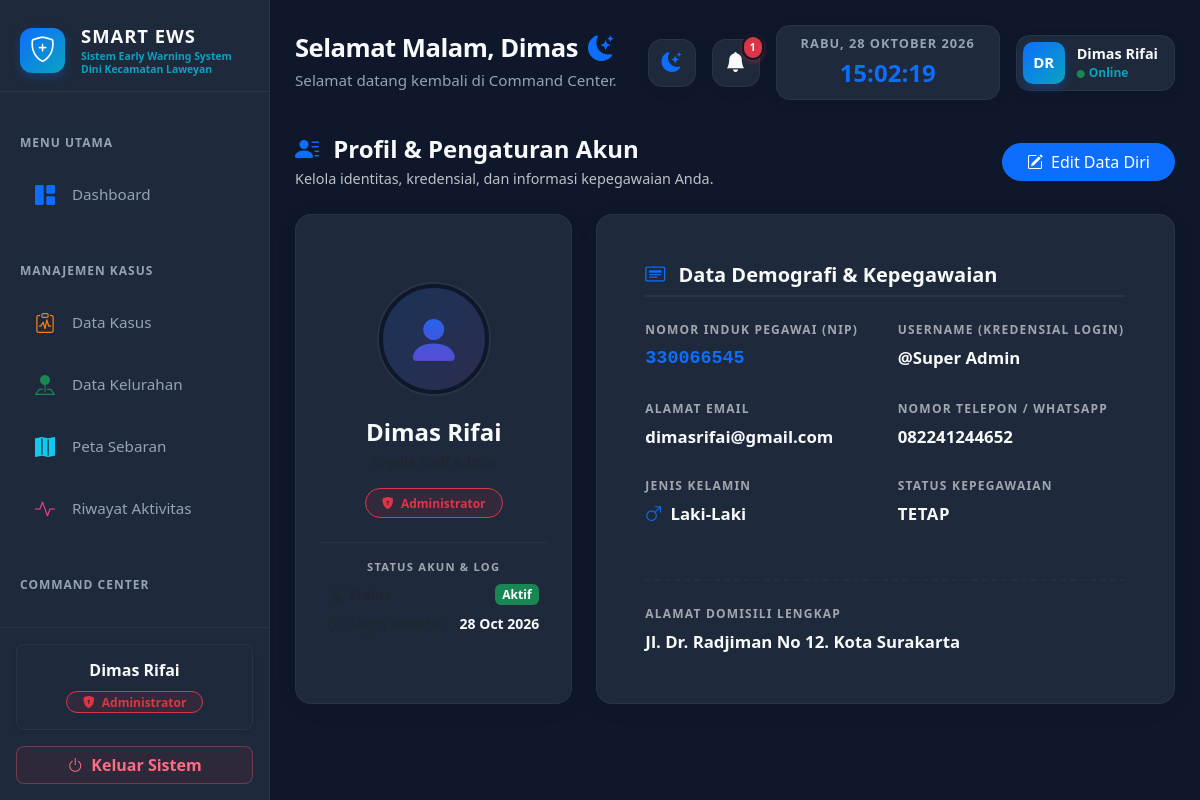
Screenshot of /pages/profil/index.php (signed in) with the database file from the repository.
### tables this page shows
CREATE TABLE `tabel_role` (
  `id_role` int NOT NULL,
  `nama_role` varchar(50) NOT NULL,
  `deskripsi` text,
  `created_at` timestamp NULL DEFAULT CURRENT_TIMESTAMP
);

CREATE TABLE `tabel_pengguna` (
  `id_pengguna` int NOT NULL,
  `id_role` int NOT NULL,
  `nama_lengkap` varchar(100) NOT NULL,
  `username` varchar(50) NOT NULL,
  `password_hash` varchar(255) NOT NULL,
  `email` varchar(100) DEFAULT NULL,
  `nip` varchar(50) DEFAULT NULL,
  `jabatan` varchar(100) DEFAULT NULL,
  `no_telepon` varchar(20) DEFAULT NULL,
  `jenis_kelamin` enum('L','P') DEFAULT NULL COMMENT 'L = Laki-laki, P = Perempuan',
  `alamat` text,
  `status_kepegawaian` enum('tetap','kontrak','magang') DEFAULT NULL,
  `status_aktif` enum('aktif','nonaktif') DEFAULT 'aktif',
  `last_login` timestamp NULL DEFAULT NULL,
  `created_at` timestamp NULL DEFAULT CURRENT_TIMESTAMP,
  `updated_at` timestamp NULL DEFAULT CURRENT_TIMESTAMP ON UPDATE CURRENT_TIMESTAMP
);

### pages/profil/index.php (the view, shortened to what this page needs)
<?php
require_once '../../config/koneksi.php';
$id_role      = $_SESSION['id_role'];
$nama_lengkap = $_SESSION['nama_lengkap'];
$query_role = mysqli_query($koneksi, "SELECT nama_role FROM tabel_role WHERE id_role = '$id_role'");
$nama_role  = ($row = mysqli_fetch_assoc($query_role)) ? $row['nama_role'] : "User";
$id_pengguna_aktif = $_SESSION['id_pengguna'];
$query_profil = mysqli_query($koneksi, "
    SELECT p.*, r.nama_role, r.deskripsi
    FROM tabel_pengguna p
    JOIN tabel_role r ON p.id_role = r.id_role
    WHERE p.id_pengguna = '$id_pengguna_aktif'
");
$profil = mysqli_fetch_assoc($query_profil);
include '../../layout/header.php';
include '../../layout/sidebar.php';
?>
<div id="main-content">
    <?php include '../../layout/topbar.php'; ?>
    <div class="row mb-4 align-items-center mt-2">
        <div class="col-md-7">
            <h4 class="text-dynamic fw-bold mb-1"><i class="bi bi-person-lines-fill text-primary me-2"></i> Profil & Pengaturan Akun</h4>
            <p class="text-dynamic mb-0" style="opacity: 0.75; font-size: 0.9rem;">Kelola identitas, kredensial, dan informasi kepegawaian Anda.</p>
        </div>
        <div class="col-md-5 text-md-end mt-3 mt-md-0">
            <a href="edit_profil.php" class="btn btn-primary shadow-sm rounded-pill px-4 fw-medium">
                <i class="bi bi-pencil-square me-1"></i> Edit Data Diri
            </a>
        </div>
    </div>
    <div class="row g-4">
        <div class="col-lg-4 col-md-5">
            <div class="panel-card p-4 text-center d-flex flex-column justify-content-center">
                <div class="profile-icon-wrapper">
                    <i class="bi bi-person-fill"></i>
                </div>
                <h4 class="fw-bold text-dynamic mb-1"><?php echo htmlspecialchars($profil['nama_lengkap']); ?></h4>
                <div class="text-muted small mb-3">
                </div>
                <div>
                    <?php if ($profil['id_role'] == 1): ?>
                        <span class="badge bg-danger bg-opacity-10 text-danger border border-danger rounded-pill px-3 py-2">
                            <i class="bi bi-shield-lock-fill me-1"></i> <?php echo htmlspecialchars($profil['nama_role']); ?>
                        </span>
                    <?php else: ?>
                        <span class="badge bg-info bg-opacity-10 text-info border border-info rounded-pill px-3 py-2">
                            <i class="bi bi-shield-check me-1"></i> <?php echo htmlspecialchars($profil['nama_role']); ?>
                        </span>
                    <?php endif; ?>
                </div>
                <div class="mt-4 pt-3 border-top" style="border-color: var(--border-color) !important;">
                    <div class="profile-label" style="font-size: 0.7rem;">Status Akun & Log</div>
                    <div class="d-flex justify-content-between align-items-center px-2 mt-2">
                        <span class="small text-muted"><i class="bi bi-person-check me-1"></i> Status</span>
                        <span class="badge bg-success">Aktif</span>
                    </div>
                    <div class="d-flex justify-content-between align-items-center px-2 mt-2">
                        <span class="small text-muted"><i class="bi bi-clock-history me-1"></i> Login Terakhir</span>
                        <span class="small fw-semibold text-dynamic">
                            <?php echo ($profil['last_login'] != null) ? date('d M Y', strtotime($profil['last_login'])) : '-'; ?>
                        </span>
                    </div>
                </div>
            </div>
        </div>
        <div class="col-lg-8 col-md-7">
            <div class="panel-card p-4 p-md-5">
                <h5 class="fw-bold text-dynamic mb-4 pb-2" style="border-bottom: 2px solid var(--border-color);"><i class="bi bi-card-heading me-2 text-primary"></i> Data Demografi & Kepegawaian</h5>
                <div class="row">
                    <div class="col-md-6">
                        <div class="profile-label">Nomor Induk Pegawai (NIP)</div>
                        <div class="profile-value" style="font-family: monospace; font-size: 1.15rem; color: #0d6efd;">
                            <?php echo !empty($profil['nip']) ? htmlspecialchars($profil['nip']) : '<span class="text-muted fst-italic" style="font-size: 0.9rem;">Belum diinput</span>'; ?>
                        </div>
                    </div>
                    <div class="col-md-6">
                        <div class="profile-label">Username (Kredensial Login)</div>
                        <div class="profile-value">@<?php echo htmlspecialchars($profil['username']); ?></div>
                    </div>
                    <div class="col-md-6">
                        <div class="profile-label">Alamat Email</div>
                        <div class="profile-value">
                            <?php echo !empty($profil['email']) ? htmlspecialchars($profil['email']) : '<span class="text-muted fst-italic" style="font-size: 0.9rem;">Belum diinput</span>'; ?>
                        </div>
                    </div>
                    <div class="col-md-6">
                        <div class="profile-label">Nomor Telepon / WhatsApp</div>
                        <div class="profile-value">
                            <?php echo !empty($profil['no_telepon']) ? htmlspecialchars($profil['no_telepon']) : '<span class="text-muted fst-italic" style="font-size: 0.9rem;">Belum diinput</span>'; ?>
                        </div>
                    </div>
                    <div class="col-md-6">
                        <div class="profile-label">Jenis Kelamin</div>
                        <div class="profile-value">
                            <?php
                                if ($profil['jenis_kelamin'] == 'L') echo '<i class="bi bi-gender-male text-primary me-1"></i> Laki-Laki';
                                elseif ($profil['jenis_kelamin'] == 'P') echo '<i class="bi bi-gender-female text-danger me-1"></i> Perempuan';
                                else echo '<span class="text-muted fst-italic" style="font-size: 0.9rem;">Belum diinput</span>';
                            ?>
                        </div>
                    </div>
                    <div class="col-md-6">
                        <div class="profile-label">Status Kepegawaian</div>
                        <div class="profile-value text-uppercase" style="letter-spacing: 0.5px;">
                            <?php echo !empty($profil['status_kepegawaian']) ? htmlspecialchars($profil['status_kepegawaian']) : '<span class="text-muted fst-italic text-capitalize" style="font-size: 0.9rem; letter-spacing: 0;">Belum diinput</span>'; ?>
                        </div>
                    </div>
                    <div class="col-12"><div class="custom-divider"></div></div>
                    <div class="col-12">
                        <div class="profile-label">Alamat Domisili Lengkap</div>
                        <div class="profile-value mb-0" style="line-height: 1.6;">
                            <?php echo !empty($profil['alamat']) ? nl2br(htmlspecialchars($profil['alamat'])) : '<span class="text-muted fst-italic" style="font-size: 0.9rem;">Belum diinput</span>'; ?>
                        </div>
                    </div>
                </div>
            </div>
        </div>
    </div>
</div>
<?php include '../../layout/footer.php'; ?>

### layout/sidebar.php (shortened to what this page needs)
<?php
$current = $_SERVER['REQUEST_URI'];
function isActive(string $keyword, string $current): string {
    return strpos($current, $keyword) !== false ? 'active' : '';
}
$role_badge_class = '';
$role_icon = '';
if (isset($_SESSION['id_role']) && $_SESSION['id_role'] == 1) {
    $role_badge_class = 'bg-danger bg-opacity-10 text-danger border border-danger';
    $role_icon = 'bi-shield-lock-fill';
} else {
    $role_badge_class = 'bg-info bg-opacity-10 text-info border border-info';
    $role_icon = 'bi-person-badge';
}
?>
<div id="sidebar" class="shadow-sm">
    <div class="sidebar-brand mb-3 pb-3 border-bottom d-flex align-items-center" style="border-color: var(--border-color) !important;">
        <div class="brand-app-icon me-3">
            <i class="bi bi-shield-plus text-white" style="font-size: 1.6rem;"></i>
        </div>
        <div style="flex: 1;">
            <h5 class="mb-0 fw-bold text-dynamic" style="letter-spacing: 1px; font-size: 1.15rem;">SMART EWS</h5>
            <small class="fw-bold" style="color: #0aa2c0; font-size: 0.65rem; line-height: 1.2; display: block; margin-top: 3px;">
                Sistem Early Warning System Dini Kecamatan Laweyan
            </small>
        </div>
    </div>
    <div class="sidebar-scroll pb-3">
        <ul class="nav flex-column mt-2 mb-auto gap-1">
            <li class="menu-title mt-2">Menu Utama</li>
            <li class="nav-item">
                <a href="/ews_laweyan/pages/dashboard/index.php" class="nav-link menu-item <?= isActive('/dashboard/', $current); ?>">
                    <i class="bi bi-grid-1x2-fill menu-icon" style="color: #0d6efd;"></i>
                    <span class="menu-text">Dashboard</span>
                </a>
            </li>
            <li class="menu-title mt-4">Manajemen Kasus</li>
            <li class="nav-item">
                <a href="/ews_laweyan/pages/kasus/index.php" class="nav-link menu-item <?= isActive('/kasus/', $current); ?>">
                    <i class="bi bi-clipboard-pulse menu-icon" style="color: #fd7e14;"></i>
                    <span class="menu-text">Data Kasus</span>
                </a>
            </li>
            <li class="nav-item">
                <a href="/ews_laweyan/pages/kelurahan/index.php" class="nav-link menu-item <?= isActive('/kelurahan/', $current); ?>">
                    <i class="bi bi-pin-map-fill menu-icon" style="color: #198754;"></i>
                    <span class="menu-text">Data Kelurahan</span>
                </a>
            </li>
            <li class="nav-item">
                <a href="/ews_laweyan/pages/peta/index.php" class="nav-link menu-item <?= isActive('/peta/', $current); ?>">
                    <i class="bi bi-map-fill menu-icon" style="color: #0dcaf0;"></i>
                    <span class="menu-text">Peta Sebaran</span>
                </a>
            </li>
            <li class="nav-item">
                <a href="/ews_laweyan/pages/notifikasi/riwayat_aktivitas.php" class="nav-link menu-item <?= isActive('/riwayat_aktivitas', $current); ?>">
                    <i class="bi bi-activity menu-icon" style="color: #e83e8c;"></i>
                    <span class="menu-text">Riwayat Aktivitas</span>
                </a>
            </li>
            <li class="menu-title mt-4">Command Center</li>
            <li class="nav-item">
                <a href="/ews_laweyan/pages/notifikasi/index.php" class="nav-link menu-item <?= isActive('/notifikasi/index', $current); ?>">
                    <span class="menu-text">Pusat Notifikasi</span>
                </a>
            </li>
        </ul>
    </div>
    <div class="mt-auto p-3 border-top" style="border-color: var(--border-color) !important;">
        <div class="bottom-profile-card shadow-sm mb-3 text-center rounded-3 p-2 pb-3">
            <h6 class="text-dynamic mb-2 fw-bold mt-2"><?= htmlspecialchars($nama_lengkap); ?></h6>
            <span class="badge <?= $role_badge_class; ?> px-3 py-1 rounded-pill" style="font-weight: 600;">
                <i class="bi <?= $role_icon; ?> me-1"></i> <?= htmlspecialchars($nama_role); ?>
            </span>
        </div>
        <a href="/ews_laweyan/auth/logout.php" class="btn btn-logout-soft w-100 fw-semibold rounded-3 d-flex align-items-center justify-content-center">
            <i class="bi bi-power me-2"></i> Keluar Sistem
        </a>
    </div>
</div>

### layout/header.php (style rules this page uses)
:root, [data-theme="dark"] { --bg-body: #0f172a; --bg-panel: #1e293b; --text-main: #f8fafc; --text-muted: #94a3b8; --accent-blue: #2563eb; --accent-red: #ef4444; --border-color: rgba(255,255,255,0.05); --shadow-color: rgba(0,0,0,0.2); --hover-bg: rgba(255,255,255,0.05); }
body { background-color: var(--bg-body); color: var(--text-main); font-family: 'Segoe UI', Tahoma, Geneva, Verdana, sans-serif; overflow-x: hidden; margin: 0; transition: background-color 0.3s, color 0.3s; }
.text-dynamic { color: var(--text-main) !important; }
#sidebar { width: 270px; background-color: var(--bg-panel); height: 100vh; position: fixed; left: 0; top: 0; border-right: 1px solid var(--border-color); display: flex; flex-direction: column; z-index: 1000; transition: background-color 0.3s, border-color 0.3s; }
.sidebar-brand { padding: 25px 20px; display: flex; align-items: center; border-bottom: 1px solid var(--border-color); }
.sidebar-scroll { flex-grow: 1; overflow-y: auto; overflow-x: hidden; scroll-behavior: smooth; }
.menu-title { color: var(--text-muted); font-size: 0.75rem; font-weight: bold; text-transform: uppercase; letter-spacing: 1px; padding: 10px 20px; margin-top: 10px; }
.nav-link { color: var(--text-muted); padding: 12px 20px; border-radius: 8px; margin: 4px 15px; transition: all 0.3s; font-weight: 500; }
#main-content { margin-left: 270px; padding: 25px; min-height: 100vh; }

### layout/sidebar.php (style rules this page uses)
.brand-app-icon { background: linear-gradient(135deg, #0d6efd 0%, #0aa2c0 100%); border-radius: 12px; width: 45px; height: 45px; display: flex; align-items: center; justify-content: center; flex-shrink: 0; box-shadow: 0 4px 10px rgba(13, 110, 253, 0.3); }
.nav-link.menu-item { display: flex; align-items: center; padding: 10px 15px; border-radius: 8px; transition: all 0.3s ease; }
.nav-link.menu-item .menu-icon { width: 30px; text-align: center; font-size: 1.25rem; margin-right: 12px; flex-shrink: 0; }
.nav-link.menu-item .menu-text { flex: 1; line-height: 1.3; white-space: normal; font-size: 0.95rem; }
.bottom-profile-card { background-color: var(--bg-panel); border: 1px solid var(--border-color); transition: background-color 0.3s, border-color 0.3s; }
.btn-logout-soft { background-color: rgba(220, 53, 69, 0.08); color: #dc3545; border: 1px solid rgba(220, 53, 69, 0.2); transition: all 0.3s ease; }
[data-theme="dark"] .btn-logout-soft { color: #ff6b81; border-color: rgba(255, 107, 129, 0.3); }

### pages/profil/index.php (style rules this page uses)
.panel-card { background-color: var(--bg-panel); border: 1px solid var(--border-color); border-radius: 16px; box-shadow: 0 4px 25px rgba(0, 0, 0, 0.05); height: 100%; transition: transform 0.3s ease, box-shadow 0.3s ease; }
.profile-label { font-weight: 700; color: var(--text-color); opacity: 0.6; font-size: 0.75rem; text-transform: uppercase; letter-spacing: 1.2px; margin-bottom: 6px; }
.profile-value { color: var(--text-color); font-size: 1.05rem; font-weight: 600; margin-bottom: 1.75rem; }
.profile-icon-wrapper { width: 110px; height: 110px; border-radius: 50%; background: linear-gradient(135deg, rgba(13, 110, 253, 0.15) 0%, rgba(111, 66, 193, 0.15) 100%); border: 4px solid var(--bg-body); box-shadow: 0 0 0 2px var(--border-color); display: flex; align-items: center; justify-content: center; margin: 0 auto 1.5rem auto; }
.profile-icon-wrapper i { font-size: 3.5rem; background: -webkit-linear-gradient(#0d6efd, #6f42c1); -webkit-background-clip: text; background-clip: text; -webkit-text-fill-color: transparent; }
.custom-divider { border-bottom: 2px dashed var(--border-color); margin: 1.5rem 0; opacity: 0.5; }

### rows the page displays
tabel_role: nama_role "Administrator"
tabel_pengguna: nama_lengkap "Dimas Rifai", id_role.nama_role "Administrator", last_login "28 Oct 2026", nip "330066545", username "Super Admin", email "dimasrifai@gmail.com", no_telepon "082241244652", status_kepegawaian "TETAP", alamat "Jl. Dr. Radjiman No 12. Kota Surakarta"

### other values shown
$nama_lengkap "Dimas Rifai"
$salam "Selamat Malam"
$nama_panggilan "Dimas"
$jumlah_notif_baru "1"
$inisial "DR"
